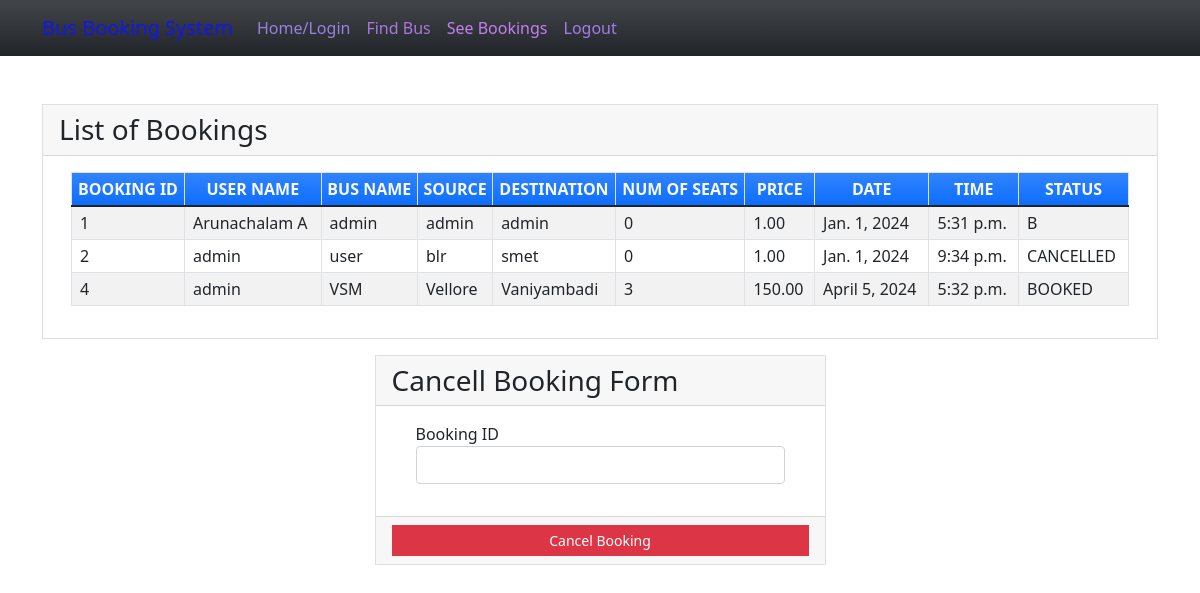
/seebookings (signed in), run on the app's committed database.
### myapp/models.py (models this page shows, shortened)
class Book(models.Model):
    BOOKED = 'B'
    CANCELLED = 'C'
    TICKET_STATUSES = ((BOOKED, 'Booked'),
                       (CANCELLED, 'Cancelled'),)
    email = models.EmailField()
    name = models.CharField(max_length=30)
    userid =models.DecimalField(decimal_places=0, max_digits=2)
    busid=models.DecimalField(decimal_places=0, max_digits=2)
    bus_name = models.CharField(max_length=30)
    source = models.CharField(max_length=30)
    dest = models.CharField(max_length=30)
    nos = models.DecimalField(decimal_places=0, max_digits=2)
    price = models.DecimalField(decimal_places=2, max_digits=6)
    date = models.DateField()
    time = models.TimeField()
    status = models.CharField(choices=TICKET_STATUSES, default=BOOKED, max_length=2)
    class Meta:
        verbose_name_plural = "List of Books"

### myapp/views.py (the view)
# urls.py: path('seebookings', views.seebookings, name="seebookings"),
@login_required(login_url='signin')
def seebookings(request,new={}):
    context = {}
    id_r = request.user.id
    book_list = Book.objects.filter(userid=id_r)
    if book_list:
        return render(request, 'myapp/booklist.html', locals())
    else:
        context["error"] = "Sorry no buses booked"
        return render(request, 'myapp/findbus.html', context)

### myapp/templates/myapp/booklist.html (shortened to what this page needs)
{% extends 'myapp/base.html' %} {% block content %}
<div class="container my-5">
    <div class="card rounded-0">
        <div class="card-header">
            <div class="card-title h3 mb-0">List of Bookings</div>
        </div>
        <div class="card-body">
            <div class="container-fluid">
                <table class="table table-bordered table-striped">
                    <thead>
                        <tr class="bg-gradient bg-primary text-light">
                            <th class="p-1 text-center">BOOKING ID</th>
                            <th class="p-1 text-center">USER NAME</th>
                            <th class="p-1 text-center">BUS NAME</th>
                            <th class="p-1 text-center">SOURCE</th>
                            <th class="p-1 text-center">DESTINATION</th>
                            <th class="p-1 text-center">NUM OF SEATS</th>
                            <th class="p-1 text-center">PRICE</th>
                            <th class="p-1 text-center">DATE</th>
                            <th class="p-1 text-center">TIME</th>
                            <th class="p-1 text-center">STATUS</th>
                        </tr>
                    </thead>
                    {% for row in book_list %}
                    <tr>
                        <td class="px-2 py-1 align-middle">{{row.id}}</td>
                        <td class="px-2 py-1 align-middle">{{row.name}}</td>
                        <td class="px-2 py-1 align-middle">{{row.bus_name}}</td>
                        <td class="px-2 py-1 align-middle">{{row.source}}</td>
                        <td class="px-2 py-1 align-middle">{{row.dest}}</td>
                        <td class="px-2 py-1 align-middle">{{row.nos}}</td>
                        <td class="px-2 py-1 align-middle">{{row.price}}</td>
                        <td class="px-2 py-1 align-middle">{{row.date}}</td>
                        <td class="px-2 py-1 align-middle">{{row.time}}</td>
                        <td class="px-2 py-1 align-middle">{{row.status}}</td>
                    </tr>
                    {% endfor %}
                </table>
            </div>
        </div>
    </div>
    <div class="row mt-3 justify-content-center">
        <div class="col-lg-5 col-md-7 col-sm-10 col-xs-12">
            <div class="card rounded-0">
                <div class="card-header">
                    <div class="card-title h3 mb-0">Cancell Booking Form</div>
                </div>
                <div class="card-body">
                    <div class="container-fluid">
                        <form action="{% url 'cancellings' %}" method="post" id="cancel-form">
                            <div class="mb-3">
                                <label for="bus_id" class="control-label">Booking ID</label>
                                <input name='bus_id' class="form-control" type="number" id="bus_id">
                            </div>
                        </form>
                    </div>
                </div>
                <div class="card-footer text-center">
                    <button class="btn btn-sm rounded-0 btn-danger w-100" form="cancel-form">Cancel Booking</button>
                </div>
            </div>
        </div>
    </div>
</div>
{% endblock %}

### myapp/templates/myapp/base.html (shortened to what this page needs)
<!doctype html>
<html lang="en">
<head>
    <link rel="stylesheet" href="https://cdn.jsdelivr.net/npm/bootstrap@5.1.3/dist/css/bootstrap.min.css">
</head>
<body>
<nav class="navbar navbar-expand-lg navbar-light bg-gradient bg-dark">
    <div class="container">
            <a class="navbar-brand" href="#" style="color: rgb(18, 22, 240);">Bus Booking System</a>
        <div class="collapse navbar-collapse" id="navbarNavAltMarkup">
            <div class="navbar-nav" >
                <a class="nav-item nav-link active" href="{% url 'home' %}" style="color: rgb(151, 130, 226);">Home/Login</a>
                <a class="nav-item nav-link" href="{% url 'findbus' %}" style="color: rgb(169, 120, 224);">Find Bus</a>
                <a class="nav-item nav-link" href="{% url 'seebookings' %}" style="color: rgb(196, 127, 241);">See Bookings</a>
                {% if request.user.is_active %}
                <a class="nav-item nav-link " href="{% url 'signout' %}" style="color: rgb(164, 125, 236);">Logout</a>
                {% else %}
                <a class="nav-item nav-link " href="{% url 'signup' %}" style="color: rgb(163, 130, 240);">Registration</a>
                {% endif %}
            </div>
        </div>
    </div>
</nav>
{% block content %}
{% endblock %}
</body>
</html>

### myapp/templates/myapp/base.html (style rules this page uses)
body { background-image: url(https://www.cmv360.com/_next/image?url=https%3A%2F%2Fd1odgbsvvxl2qd.cloudfront.net%2FScania2_46d2bb474e.jpg&w=3840&q=75); background-repeat: no-repeat; background-size: cover; }

### data on the page
Book: id "1", name "Arunachalam A", bus_name "admin", source "admin", dest "admin", nos "0", price "1.00", date "Jan. 1, 2024", time "5:31 p.m.", status "B"
Book: id "2", name "admin", bus_name "user", source "blr", dest "smet", nos "0", price "1.00", date "Jan. 1, 2024", time "9:34 p.m.", status "CANCELLED"
Book: id "4", name "admin", bus_name "VSM", source "Vellore", dest "Vaniyambadi", nos "3", price "150.00", date "April 5, 2024", time "5:32 p.m.", status "BOOKED"
